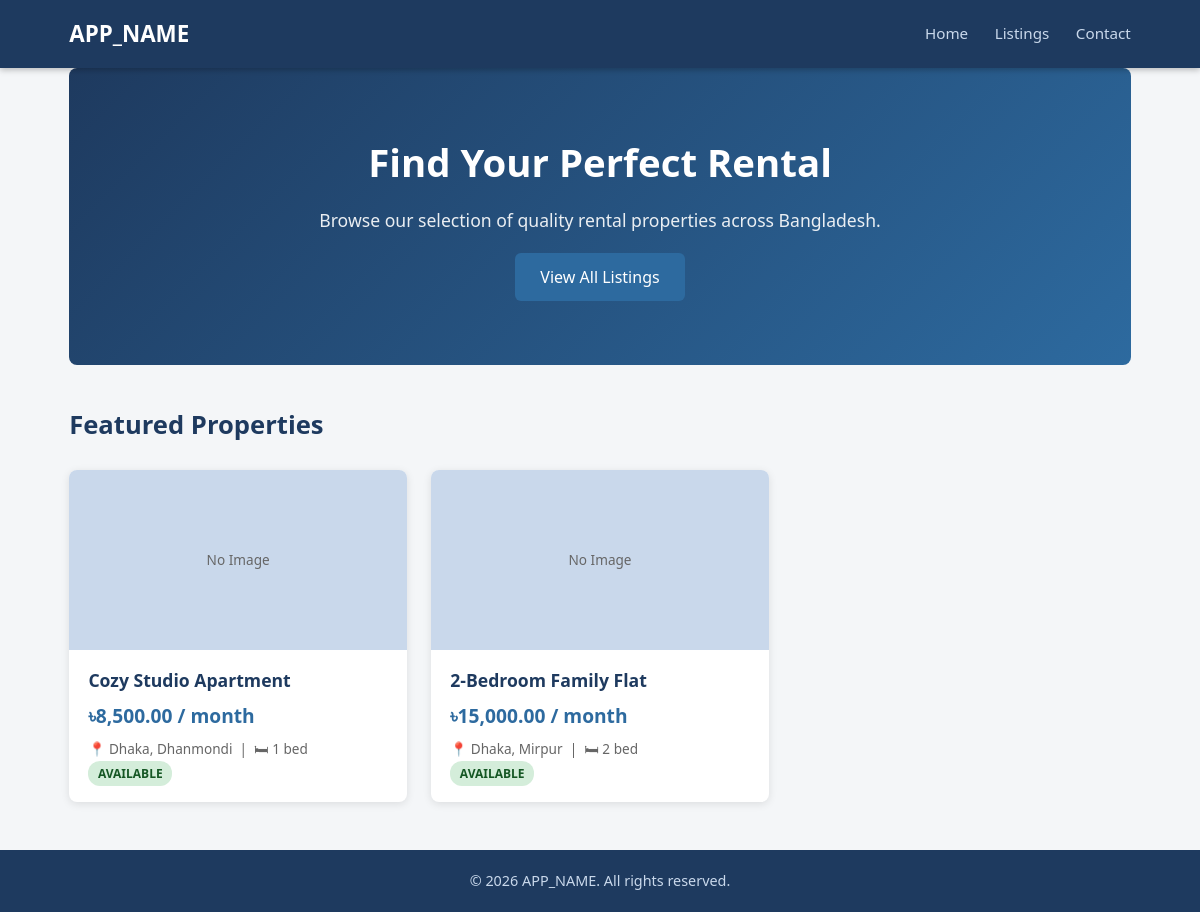
Page /pages/home.php on the committed database.
### tables this page shows
CREATE TABLE IF NOT EXISTS `properties` (
    `id`          INT UNSIGNED     NOT NULL AUTO_INCREMENT,
    `title`       VARCHAR(255)     NOT NULL,
    `description` TEXT,
    `price`       DECIMAL(10,2)    NOT NULL DEFAULT '0.00',
    `location`    VARCHAR(255),
    `bedrooms`    TINYINT UNSIGNED NOT NULL DEFAULT 1,
    `status`      ENUM('available','rented','maintenance') NOT NULL DEFAULT 'available',
    `image`       VARCHAR(255),
    `created_at`  TIMESTAMP        NOT NULL DEFAULT CURRENT_TIMESTAMP,
    PRIMARY KEY (`id`)
);

### pages/home.php (the view, shortened to what this page needs)
<?php
require_once INCLUDES_PATH . '/header.php';
$properties = [];
try {
    $db   = getDB();
    $stmt = $db->prepare('SELECT * FROM properties WHERE status = :status ORDER BY created_at DESC LIMIT 6');
    $stmt->execute([':status' => 'available']);
    $properties = $stmt->fetchAll();
} catch (Exception $e) {
    error_log('Home page DB error: ' . $e->getMessage());
}
?>
<section class="hero">
    <h1>Find Your Perfect Rental</h1>
    <p>Browse our selection of quality rental properties across Bangladesh.</p>
    <a href="<?= BASE_URL ?>/listings" class="btn" style="margin-top:1.2rem">View All Listings</a>
</section>
<h2 class="section-title">Featured Properties</h2>
<?php if (empty($properties)): ?>
    <p>No properties available right now. Please check back soon.</p>
<?php else: ?>
<div class="cards-grid">
    <?php foreach ($properties as $p): ?>
    <div class="card">
        <div class="card-img">No Image</div>
        <div class="card-body">
            <h3><?= htmlspecialchars($p['title']) ?></h3>
            <p class="price">৳<?= number_format((float)$p['price'], 2) ?> / month</p>
            <p class="meta">
                📍 <?= htmlspecialchars($p['location'] ?? '') ?> &nbsp;|&nbsp;
                🛏 <?= (int)$p['bedrooms'] ?> bed
            </p>
            <span class="badge badge-<?= htmlspecialchars($p['status']) ?>">
                <?= htmlspecialchars($p['status']) ?>
            </span>
        </div>
    </div>
    <?php endforeach; ?>
</div>
<?php endif; ?>
<?php require_once INCLUDES_PATH . '/footer.php'; ?>

### assets/css/style.css (style rules this page uses)
*, *::before, *::after { box-sizing: border-box; margin: 0; padding: 0; }
body { font-family: 'Segoe UI', Tahoma, Geneva, Verdana, sans-serif; background: #f4f6f8; color: #333; line-height: 1.6; }
.hero { background: linear-gradient(135deg, #1e3a5f 0%, #2d6a9f 100%); color: #fff; text-align: center; padding: 4rem 1rem; border-radius: 8px; margin-bottom: 2.5rem; }
.hero h1 { font-size: 2.4rem; margin-bottom: .8rem; }
.hero p { font-size: 1.1rem; opacity: .9; }
.cards-grid { display: grid; grid-template-columns: repeat(auto-fill, minmax(280px, 1fr)); gap: 1.5rem; margin-top: 1.5rem; }
.card { background: #fff; border-radius: 8px; overflow: hidden; box-shadow: 0 2px 8px rgba(0,0,0,.1); transition: transform .2s, box-shadow .2s; }
.card-img { width: 100%; height: 180px; object-fit: cover; background: #c9d8eb; display: flex; align-items: center; justify-content: center; color: #666; font-size: .85rem; }
.card-body { padding: 1rem 1.2rem; }
.card-body h3 { margin-bottom: .4rem; font-size: 1.1rem; color: #1e3a5f; }
.card-body .price { font-size: 1.2rem; font-weight: 700; color: #2d6a9f; margin-bottom: .4rem; }
.card-body .meta { font-size: .85rem; color: #666; }
.badge { display: inline-block; padding: .2rem .6rem; border-radius: 12px; font-size: .75rem; font-weight: 600; text-transform: uppercase; }
.badge-available { background: #d4edda; color: #155724; }
h2.section-title { font-size: 1.6rem; color: #1e3a5f; margin-bottom: 1rem; }
.btn { display: inline-block; padding: .7rem 1.6rem; background: #2d6a9f; color: #fff; border: none; border-radius: 6px; font-size: 1rem; cursor: pointer; text-decoration: none; transition: background .2s; }

### rows in the picture
properties: title "Cozy Studio Apartment", price "8,500.00", location "Dhaka, Dhanmondi", bedrooms "1", status "AVAILABLE"
properties: title "2-Bedroom Family Flat", price "15,000.00", location "Dhaka, Mirpur", bedrooms "2", status "AVAILABLE"

### other values in the picture
APP_NAME "APP_NAME"
